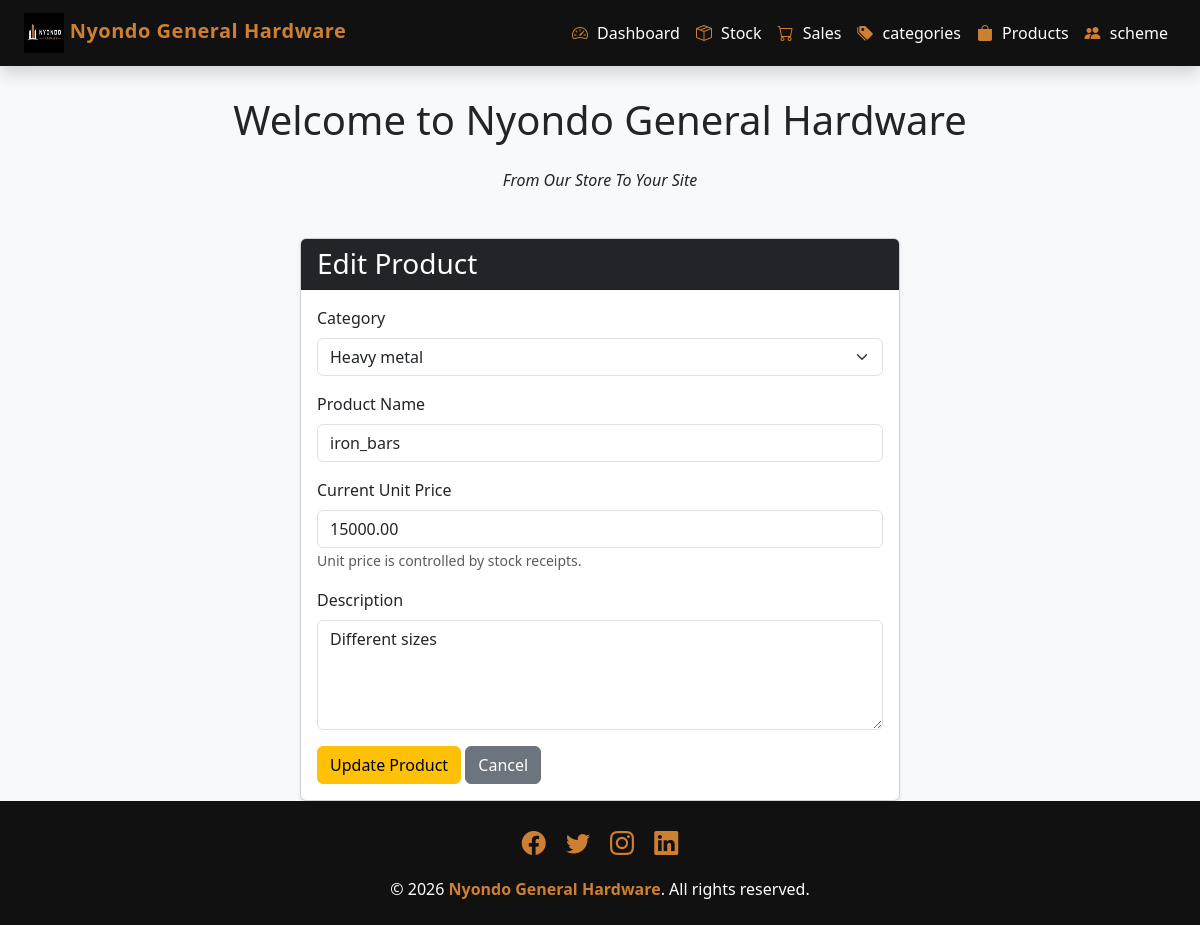
Screenshot of /sales/products/1/edit/ with the database file from the repository.
### salesapp/models.py (models this page shows, shortened)
class Product(models.Model):
    category_name = models.ForeignKey(Category, on_delete=models.CASCADE)
    product_name = models.CharField(max_length=100)
    unit_price = models.DecimalField(max_digits=100, decimal_places=2, default=0)
    selling_price = models.DecimalField(max_digits=100, decimal_places=2, default=0)
    description = models.TextField(blank=True)

class Category(models.Model):
    category_name = models.CharField(max_length=100, unique=True)
    slug = models.SlugField(unique=True)

### salesapp/views.py (the view, shortened to what this page needs)
# urls.py: path("products/<int:product_id>/edit/", views.edit_product, name="edit_product"),
def edit_product(request, product_id):
    product = get_object_or_404(Product, id=product_id)
    categories = Category.objects.all()
    return render(request, "edit_product.html", {
        "product": product,
        "categories": categories
    })

### salesapp/templates/edit_product.html (shortened to what this page needs)
{% extends 'base.html' %}
{% block content %}
<div class="card shadow-sm col-md-6 mx-auto">
    <div class="card-header bg-dark text-white">
        <h3 class="mb-0">Edit Product</h3>
    </div>
    <div class="card-body">
        <form method="POST" action="/">
            <div class="mb-3">
                <label class="form-label">Category</label>
                <select name="category" class="form-select" required>
                    {% for category in categories %}
                    <option value="{{ category.id }}" {% if product.category_name.id == category.id %}selected{% endif %}>
                        {{ category.category_name }}
                    </option>
                    {% endfor %}
                </select>
            </div>
            <div class="mb-3">
                <label class="form-label">Product Name</label>
                <input type="text" name="product_name" value="{{ product.product_name }}" class="form-control" required>
            </div>
            <div class="mb-3">
                <label class="form-label">Current Unit Price</label>
                <input type="text" value="{{ product.unit_price }}" class="form-control" readonly>
                <small class="text-muted">
                    Unit price is controlled by stock receipts.
                </small>
            </div>
            <div class="mb-3">
                <label class="form-label">Description</label>
                <textarea name="description" class="form-control" rows="4" required>{{ product.description }}</textarea>
            </div>
            <button type="submit" class="btn btn-warning">Update Product</button>
            <a href="{% url 'product_list' %}" class="btn btn-secondary">Cancel</a>
        </form>
    </div>
</div>
{% endblock %}

### salesapp/templates/base.html (style rules this page uses)
:root { --black: #111111; --bronze: #cd7f32; --white: #ffffff; --light-bg: #f8f9fa; }
body { background-color: var(--light-bg); min-height: 100vh; display: flex; flex-direction: column; }

### rows the page displays
Product: category "Heavy metal", product_name "iron_bars", unit_price "15000.00", description "Different sizes"
